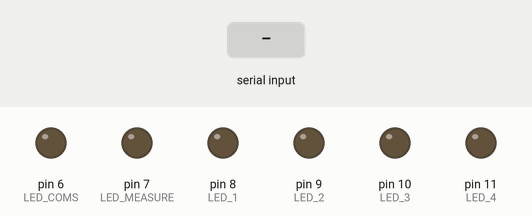
The sketch below on a simulated Arduino Uno, built with avr-gcc and run on an emulated ATmega328P. Parts: output pins drawn as LEDs (lit = HIGH). The test bench sets the inputs (shaded band).

Above: at 1.2 s.
1.3 s: byte 30 received over Serial
At 1.7 s:
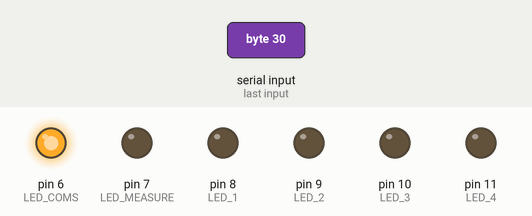
Timing chart, 0 to 4.3 s (numbered marks = the images above; inputs shaded):
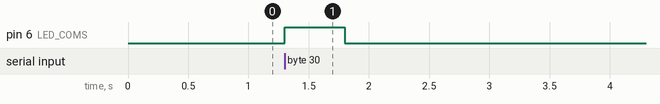

The sketch:

ArduinoAbletonLedTutorialWeek1.ino
```cpp
// --------------------------------------------------
//
// Simple test for Ableton <> Arduino connection
//     -> where and 8-bit control byte and a 16-bit
//        value is sent back and forth between
//        Ableton and Arduino-compatible HW.
//
// Four bytes are expected from Ableton
// Byte 1: 255 (sync byte)
// Byte 2: <control> - [0:255]
// Byte 3: <value MSB> - [0:255]
// Byte 4: <value LSB> - [0:255]
//
// Written by mo thunderz (last update: 2.1.2021)
//
// --------------------------------------------------

#define CONNECTED_TIMEOUT 500000 // 0.5 second time for LED to indicate a command has been received

#define ID_SONG_BEAT 252
#define ID_SONG_MEASURE 251

// pin assignments
#define LED_1         8
#define LED_2         9
#define LED_3         10
#define LED_4         11
#define LED_COMS      6
#define LED_MEASURE   7

// internal variables
int rx_state = 0;
byte cc_type1;
byte cc_type2;
byte cc_val1;
byte cc_val2;

// needed for indication LED (goes on on arduino when serial info is received)
unsigned long   t = 0;                // current time
unsigned long   serial_t0 = 0;     // last time serial info was received

// simple function to merge most significant byte and least significant byte to single int
int bytesToInt(int l_highByte, int l_lowByte) {
  return ((unsigned int)l_highByte << 8) + l_lowByte;
}

void setup() {
  pinMode(LED_COMS, OUTPUT);   // initialize LED for serial connection verification
  pinMode(LED_1, OUTPUT);
  pinMode(LED_2, OUTPUT);
  pinMode(LED_3, OUTPUT);
  pinMode(LED_4, OUTPUT);
  pinMode(LED_MEASURE, OUTPUT);

  digitalWrite(LED_COMS, false);
  digitalWrite(LED_1, false);
  digitalWrite(LED_2, false);
  digitalWrite(LED_3, false);
  digitalWrite(LED_4, false);
  digitalWrite(LED_MEASURE, false);

  Serial.begin(38400);            // IMPORTANT: in MAX the same data rate must be used! Feel free to experiment with higher rates.
}

void loop() {
  t = micros();           // take timestamp

  //-----------------------------update timeout led--------------------------------//
  if (digitalRead(LED_COMS))
    if((t - serial_t0) > CONNECTED_TIMEOUT)
      digitalWrite(LED_COMS, 0);

  //----------Check if control commands have been received from Ableton------------//
  if (Serial.available()) {
    serial_t0 = t;
    if (digitalRead(LED_COMS) == 0)
      digitalWrite(LED_COMS, 1);

    rx_state++;
    switch (rx_state) {
      case 1:                     // first byte is always 255 for sync
        cc_type1 = Serial.read();
        if(cc_type1 != 255) {     // reset if first is not 255 sync byte
          rx_state = 0;
        }
        break;
      case 2:                     // second is the control byte
        cc_type2 = Serial.read();
        break;
      case 3:                     // third is the most significant byte of the value
        cc_val1 = Serial.read();
        break;
      case 4:                     // fourth is the least significant byte of the value
        cc_val2 = Serial.read();
        rx_state = 0;

        int control = cc_type2;
        int value = bytesToInt(cc_val1, cc_val2);

        if (control == ID_SONG_BEAT) {
          digitalWrite(LED_1, false);
          digitalWrite(LED_2, false);
          digitalWrite(LED_3, false);
          digitalWrite(LED_4, false);

          if(value == 1)
            digitalWrite(LED_1, true);
          else if (value == 2)
            digitalWrite(LED_2, true);
          else if (value == 3)
            digitalWrite(LED_3, true);
          else if (value == 4)
            digitalWrite(LED_4, true);
        }
        else if (control == ID_SONG_MEASURE) {
          if(value == 0)
            digitalWrite(LED_MEASURE, 0);
          else
            digitalWrite(LED_MEASURE, !digitalRead(LED_MEASURE));
        }


        break;
    }
  }
}
```

Measured:
- after the input at 1.3 s, pin 6 (LED_COMS): LOW → HIGH at once, → LOW 0.50 s later
